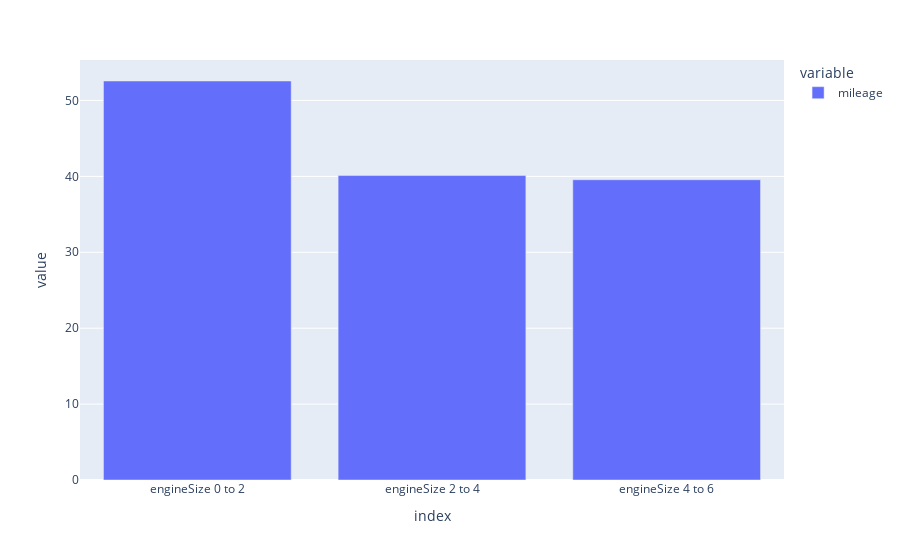

The code cell stored with this chart in its notebook:
### Markdown cell above
We can see that the price of a car increases as the size of the engine it uses increases.

### Code cell
mpg_engine0to2= car_df[car_df.engineSize<=2].mpg.mean()
mpg_engine2to4 = car_df[(car_df.engineSize>2) & (car_df.engineSize<=4)].mpg.mean()
mpg_engine4to6 = car_df[(car_df.engineSize>2) & (car_df.engineSize<=6)].mpg.mean()
df = pd.DataFrame([mpg_engine0to2,mpg_engine2to4,mpg_engine4to6], columns=["mileage"],index=["engineSize 0 to 2","engineSize 2 to 4","engineSize 4 to 6"])
px.bar(df)

### Figure 1 — Plotly figure (JSON) as saved in the notebook; plotly's stock layout.template omitted (floating-point values rounded to 4 significant figures)
{"data": [{"alignmentgroup": "True", "hovertemplate": "variable=mileage<br>index=%{x}<br>value=%{y}<extra></extra>", "legendgroup": "mileage", "marker": {"color": "#636efa"}, "name": "mileage", "offsetgroup": "mileage", "orientation": "v", "showlegend": true, "textposition": "auto", "type": "bar", "x": ["engineSize 0 to 2", "engineSize 2 to 4", "engineSize 4 to 6"], "xaxis": "x", "y": [52.57, 40.11, 39.56], "yaxis": "y"}], "layout": {"barmode": "relative", "legend": {"title": {"text": "variable"}, "tracegroupgap": 0}, "margin": {"t": 60}, "xaxis": {"anchor": "y", "domain": [0, 1], "title": {"text": "index"}}, "yaxis": {"anchor": "x", "domain": [0, 1], "title": {"text": "value"}}}}
